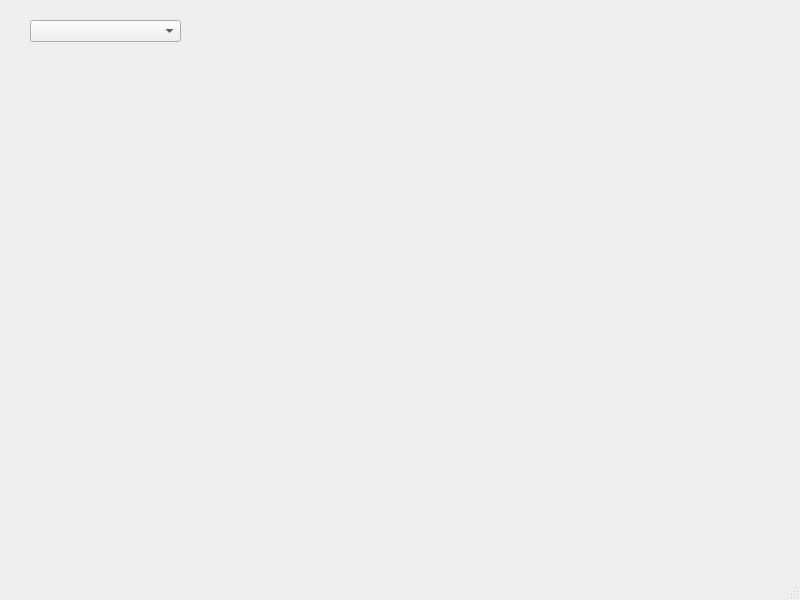
<?xml version="1.0" encoding="UTF-8"?>
<ui version="4.0">
 <class>MainWindow</class>
 <widget class="QMainWindow" name="MainWindow">
  <property name="geometry">
   <rect>
    <x>0</x>
    <y>0</y>
    <width>800</width>
    <height>600</height>
   </rect>
  </property>
  <property name="windowTitle">
   <string>MainWindow</string>
  </property>
  <widget class="QWidget" name="centralwidget">
   <widget class="QComboBox" name="accComboBox">
    <property name="geometry">
     <rect>
      <x>30</x>
      <y>20</y>
      <width>151</width>
      <height>22</height>
     </rect>
    </property>
   </widget>
  </widget>
  <widget class="QMenuBar" name="menubar">
   <property name="geometry">
    <rect>
     <x>0</x>
     <y>0</y>
     <width>800</width>
     <height>21</height>
    </rect>
   </property>
  </widget>
  <widget class="QStatusBar" name="statusbar"/>
 </widget>
 <resources/>
 <connections/>
</ui>
